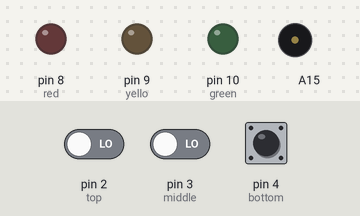
A sketch run on a simulated Arduino Mega 2560, built with avr-gcc and run on an emulated ATmega2560. Parts: output pins drawn as LEDs (lit = HIGH), buzzer (waves = sounding). The inputs (shaded band) are chosen by the test bench; at power-on: pin 4 (bottom) LOW, pin 2 (top) LOW, pin 3 (middle) LOW. What the sketch prints to the serial monitor is not drawn.

Above: at 2.8 s.
2.9 s: pin 4 (bottom) pulled HIGH for 1.2 s
At 3.8 s:
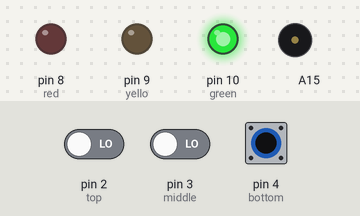
6.5 s: pin 4 (bottom) pulled HIGH for 3.2 s
At 10.4 s:
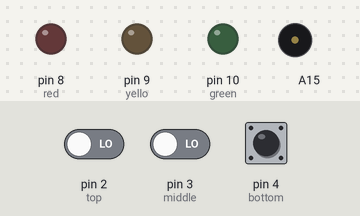
11.5 s: pin 2 (top) driven HIGH and pin 3 (middle) driven HIGH and pin 4 (bottom) driven HIGH
At 12.25 s:
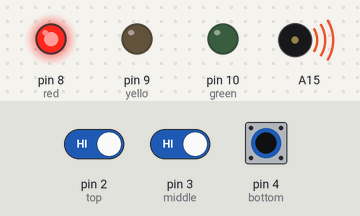
15.0 s: pin 2 (top) driven LOW
At 15.4 s:
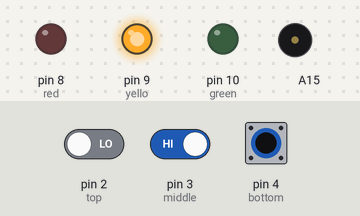
16.5 s: pin 3 (middle) driven LOW
At 18.2 s:
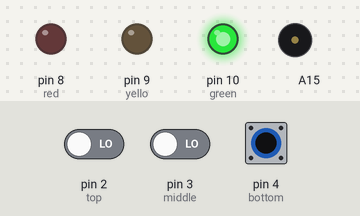
18.5 s: pin 4 (bottom) driven LOW
At 19.7 s:
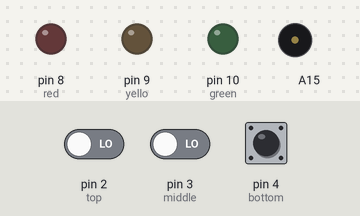
Timing chart, 0 to 21.5 s (numbered marks = the images above; inputs shaded):
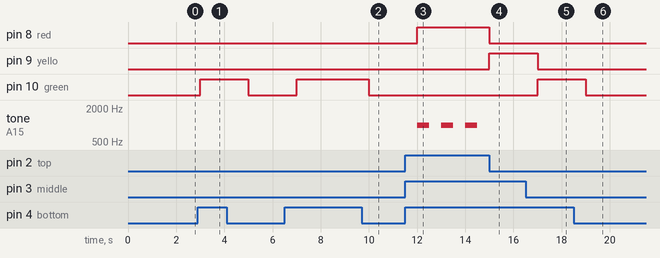

The sketch:

tank_water_level.ino
```cpp
//task 1
//Tank water level  without using sensors(use buttons inseted of sensors)
//bottom level - display -> bottom level, green led on;
// middle level - middle level , yello led on;
// top level-   -> top level , red led on;

//buttons
int top=2;
int bottom=4;
int middle=3;
//LED's
int  red=8;
int yello=9;
int green=10;

void setup() {
  // put your setup code here, to run once:
  Serial.begin(9600);
  // INPUT pins
  pinMode(top,INPUT);
  pinMode(middle,INPUT);
  pinMode(bottom,INPUT);

//Output pins
pinMode(red,OUTPUT);
pinMode(yello,OUTPUT);
pinMode(green,OUTPUT);

}

void loop() {
  // put your main code here, to run repeatedly:
  int ro1=digitalRead(top);
  int ro2=digitalRead(middle);
  int ro3=digitalRead(bottom);

if(ro1==1 && ro2==1 && ro3==1){
  digitalWrite(red,1);
  digitalWrite(yello,0);
  digitalWrite(green,0);
  Serial.println("Top level reached");
  tone (A15,1000,500);
  delay(1000);
}
else if(ro1==0 && ro2==1 && ro3==1){
  digitalWrite(red,0);
  digitalWrite(yello,1);
  digitalWrite(green,0);
  Serial.println("Middle level reached");

  delay(1000);
}
else if(ro1==0 && ro2==0 && ro3==1){
  digitalWrite(red,0);
  digitalWrite(yello,0);
  digitalWrite(green,1);
  Serial.print("Bottom level reached");
  delay(1000);
}
else{

  digitalWrite(red,0);
  digitalWrite(yello,0);
  digitalWrite(green,0);
  Serial.println("MOTOR OFF");
  delay(1000);
}
}
```

Measured:
- after the input at 2.9 s, pin 10 (green): LOW → HIGH after 0.10 s, → LOW 2.0 s later
- after the input at 6.5 s, pin 10 (green): LOW → HIGH after 0.50 s, → LOW 3.0 s later
- after the input at 11.5 s, pin 8 (red): LOW → HIGH after 0.50 s; tone on A15: alternates 1000 Hz for 0.50 s and silent for 0.50 s, starting after 0.50 s
- after the input at 15.0 s, pin 8 (red): HIGH → LOW at once; pin 9 (yello): LOW → HIGH at once; tone on A15: stays silent (without the input it goes to 1000 Hz after 0.00 s)
- after the input at 16.5 s, pin 9 (yello): HIGH → LOW after 0.50 s; pin 10 (green): LOW → HIGH after 0.50 s
- after the input at 18.5 s, pin 10 (green): HIGH → LOW after 0.50 s
